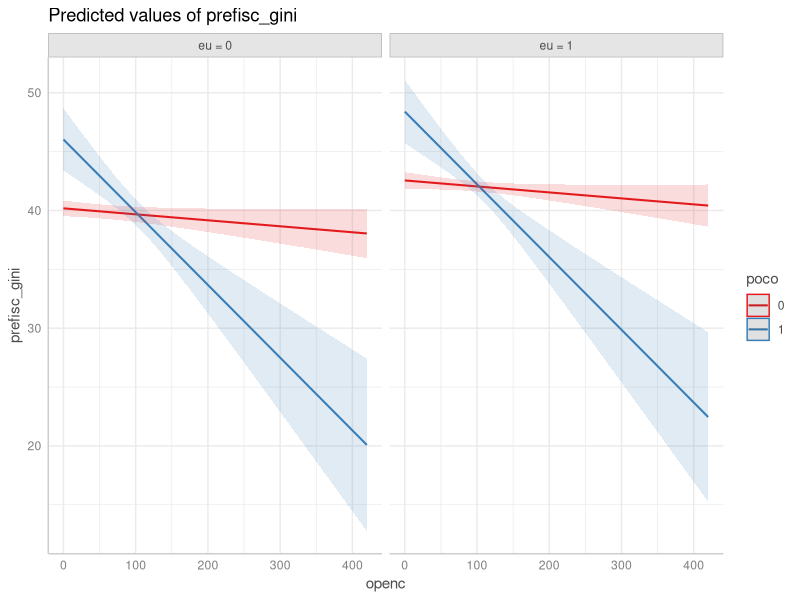

Write R code to recreate this figure.
## ---- chunk 1
library(readxl)
cpds = read_excel("data/cpds.xlsx")
## ---- chunk 2
model_mlr = lm(prefisc_gini ~ eu + openc * poco, cpds)
summary(model_mlr)
## ---- chunk 3
library(ggeffects)

ggpredict(model_mlr, terms = c("openc", "poco", "eu")) |>
  plot()
